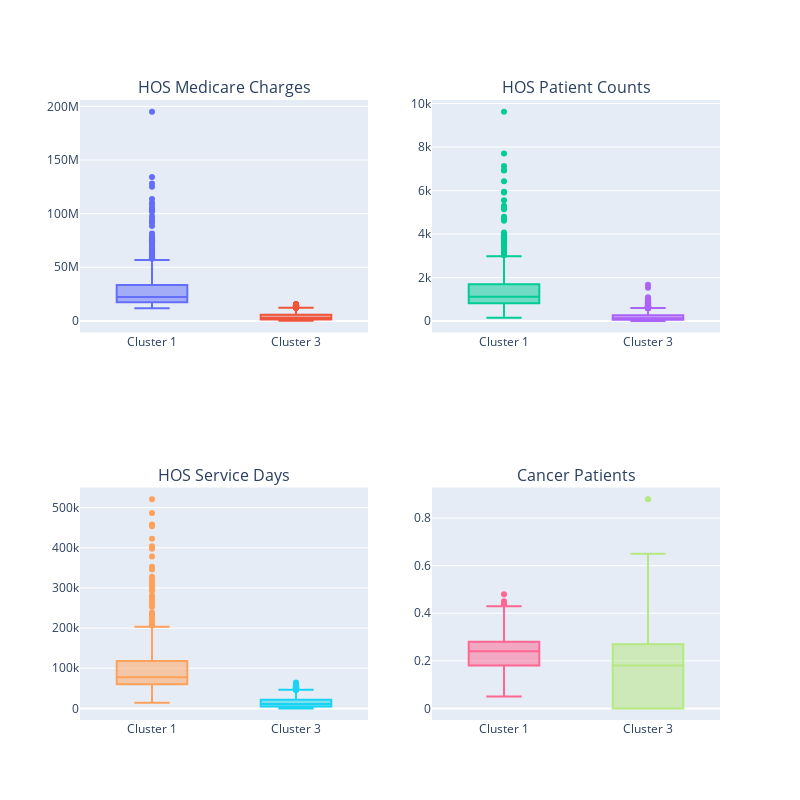

Notebook code for this chart:
### Code cell
# Analyze Distribution of Some Variables for Individual Clusters

import plotly.graph_objects as go

f1 = go.Box(y=hos1['TOT_CHRG_AMT'], name='Cluster 1')
f2 = go.Box(y=hos3['TOT_CHRG_AMT'], name='Cluster 3')
f3 = go.Box(y=hos1['BENE_DSTNCT_CNT'], name='Cluster 1')
f4 = go.Box(y=hos3['BENE_DSTNCT_CNT'], name='Cluster 3')
f5 = go.Box(y=hos1['TOT_SRVC_DAYS'], name='Cluster 1')
f6 = go.Box(y=hos3['TOT_SRVC_DAYS'], name='Cluster 3')
f7 = go.Box(y=hos1['BENE_PRMRY_DX_CNCR_PCT'], name='Cluster 1')
f8 = go.Box(y=hos3['BENE_PRMRY_DX_CNCR_PCT'], name='Cluster 3')


fig = subplots.make_subplots(rows=2, cols=2, print_grid=False, subplot_titles=('HOS Medicare Charges','HOS Patient Counts', 'HOS Service Days','Cancer Patients'))
fig.append_trace(f1, 1, 1);
fig.append_trace(f2, 1, 1);
fig.append_trace(f3, 1, 2);
fig.append_trace(f4, 1, 2);
fig.append_trace(f5, 2, 1);
fig.append_trace(f6, 2, 1);
fig.append_trace(f7, 2, 2);
fig.append_trace(f8, 2, 2);


fig['layout'].update(height=800, width=800, showlegend=False);
iplot(fig, filename='simple-subplot');

### Figure 1 — Plotly figure (JSON) as saved in the notebook; plotly's stock layout.template omitted (floating-point values rounded to 4 significant figures; data arrays with more than 128 entries replaced by an {"elided": "..."} marker saying what was removed)
{"data": [{"name": "Cluster 1", "type": "box", "xaxis": "x", "y": {"elided": "619 int values"}, "yaxis": "y"}, {"name": "Cluster 3", "type": "box", "xaxis": "x", "y": {"elided": "4097 int values"}, "yaxis": "y"}, {"name": "Cluster 1", "type": "box", "xaxis": "x2", "y": {"elided": "619 int values"}, "yaxis": "y2"}, {"name": "Cluster 3", "type": "box", "xaxis": "x2", "y": {"elided": "4097 int values"}, "yaxis": "y2"}, {"name": "Cluster 1", "type": "box", "xaxis": "x3", "y": {"elided": "619 int values"}, "yaxis": "y3"}, {"name": "Cluster 3", "type": "box", "xaxis": "x3", "y": {"elided": "4097 int values"}, "yaxis": "y3"}, {"name": "Cluster 1", "type": "box", "xaxis": "x4", "y": {"elided": "619 float values"}, "yaxis": "y4"}, {"name": "Cluster 3", "type": "box", "xaxis": "x4", "y": {"elided": "4097 float values"}, "yaxis": "y4"}], "layout": {"annotations": [{"font": {"size": 16}, "showarrow": false, "text": "HOS Medicare Charges", "x": 0.225, "xanchor": "center", "xref": "paper", "y": 1, "yanchor": "bottom", "yref": "paper"}, {"font": {"size": 16}, "showarrow": false, "text": "HOS Patient Counts", "x": 0.775, "xanchor": "center", "xref": "paper", "y": 1, "yanchor": "bottom", "yref": "paper"}, {"font": {"size": 16}, "showarrow": false, "text": "HOS Service Days", "x": 0.225, "xanchor": "center", "xref": "paper", "y": 0.375, "yanchor": "bottom", "yref": "paper"}, {"font": {"size": 16}, "showarrow": false, "text": "Cancer Patients", "x": 0.775, "xanchor": "center", "xref": "paper", "y": 0.375, "yanchor": "bottom", "yref": "paper"}], "height": 800, "showlegend": false, "width": 800, "xaxis": {"anchor": "y", "domain": [0, 0.45]}, "xaxis2": {"anchor": "y2", "domain": [0.55, 1]}, "xaxis3": {"anchor": "y3", "domain": [0, 0.45]}, "xaxis4": {"anchor": "y4", "domain": [0.55, 1]}, "yaxis": {"anchor": "x", "domain": [0.625, 1]}, "yaxis2": {"anchor": "x2", "domain": [0.625, 1]}, "yaxis3": {"anchor": "x3", "domain": [0, 0.375]}, "yaxis4": {"anchor": "x4", "domain": [0, 0.375]}}}
